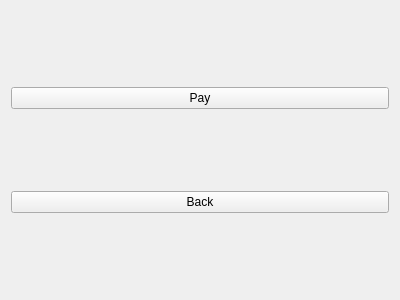
<?xml version="1.0" encoding="UTF-8"?>
<ui version="4.0">
 <class>PayOnline</class>
 <widget class="QWidget" name="PayOnline">
  <property name="geometry">
   <rect>
    <x>0</x>
    <y>0</y>
    <width>400</width>
    <height>300</height>
   </rect>
  </property>
  <property name="windowTitle">
   <string>Form</string>
  </property>
  <layout class="QVBoxLayout" name="verticalLayout">
   <item>
    <widget class="QPushButton" name="pay">
     <property name="text">
      <string>Pay</string>
     </property>
    </widget>
   </item>
   <item>
    <widget class="QPushButton" name="back">
     <property name="text">
      <string>Back</string>
     </property>
    </widget>
   </item>
  </layout>
 </widget>
 <resources/>
 <connections/>
</ui>
